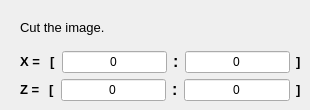
             <widget class="QWidget" name="tab_cut">
              <attribute name="title">
               <string>Cut</string>
              </attribute>
              <widget class="QWidget" name="layoutWidget">
               <property name="geometry">
                <rect>
                 <x>20</x>
                 <y>10</y>
                 <width>281</width>
                 <height>91</height>
                </rect>
               </property>
               <layout class="QVBoxLayout" name="verticalLayout_7">
                <item>
                 <widget class="QLabel" name="label_11">
                  <property name="text">
                   <string>&lt;html&gt;&lt;head/&gt;&lt;body&gt;&lt;p&gt;&lt;span style=&quot; font-size:10pt;&quot;&gt;Cut the image. &lt;/span&gt;&lt;/p&gt;&lt;/body&gt;&lt;/html&gt;</string>
                  </property>
                 </widget>
                </item>
                <item>
                 <layout class="QVBoxLayout" name="verticalLayout_4">
                  <item>
                   <layout class="QHBoxLayout" name="horizontalLayout_6">
                    <item>
                     <widget class="QLabel" name="label_8">
                      <property name="text">
                       <string>&lt;html&gt;&lt;head/&gt;&lt;body&gt;&lt;p&gt;&lt;span style=&quot; font-size:10pt; font-weight:600;&quot;&gt;X = &lt;/span&gt;&lt;/p&gt;&lt;/body&gt;&lt;/html&gt;</string>
                      </property>
                     </widget>
                    </item>
                    <item>
                     <widget class="QLabel" name="label_12">
                      <property name="text">
                       <string>&lt;html&gt;&lt;head/&gt;&lt;body&gt;&lt;p&gt;&lt;span style=&quot; font-size:10pt; font-weight:600;&quot;&gt;[&lt;/span&gt;&lt;/p&gt;&lt;/body&gt;&lt;/html&gt;</string>
                      </property>
                     </widget>
                    </item>
                    <item>
                     <widget class="QLineEdit" name="lineEdit_cut_xi">
                      <property name="mouseTracking">
                       <bool>false</bool>
                      </property>
                      <property name="text">
                       <string>0</string>
                      </property>
                      <property name="alignment">
                       <set>Qt::AlignCenter</set>
                      </property>
                     </widget>
                    </item>
                    <item>
                     <widget class="QLabel" name="label_10">
                      <property name="text">
                       <string>&lt;html&gt;&lt;head/&gt;&lt;body&gt;&lt;p&gt;&lt;span style=&quot; font-size:12pt; font-weight:600;&quot;&gt;:&lt;/span&gt;&lt;/p&gt;&lt;/body&gt;&lt;/html&gt;</string>
                      </property>
                     </widget>
                    </item>
                    <item>
                     <widget class="QLineEdit" name="lineEdit_cut_xf">
                      <property name="text">
                       <string>0</string>
                      </property>
                      <property name="alignment">
                       <set>Qt::AlignCenter</set>
                      </property>
                     </widget>
                    </item>
                    <item>
                     <widget class="QLabel" name="label_13">
                      <property name="text">
                       <string>&lt;html&gt;&lt;head/&gt;&lt;body&gt;&lt;p&gt;&lt;span style=&quot; font-size:10pt; font-weight:600;&quot;&gt;]&lt;/span&gt;&lt;/p&gt;&lt;/body&gt;&lt;/html&gt;</string>
                      </property>
                     </widget>
                    </item>
                   </layout>
                  </item>
                  <item>
                   <layout class="QHBoxLayout" name="horizontalLayout_7">
                    <item>
                     <widget class="QLabel" name="label_9">
                      <property name="text">
                       <string>&lt;html&gt;&lt;head/&gt;&lt;body&gt;&lt;p&gt;&lt;span style=&quot; font-size:10pt; font-weight:600;&quot;&gt;Z = &lt;/span&gt;&lt;/p&gt;&lt;/body&gt;&lt;/html&gt;</string>
                      </property>
                     </widget>
                    </item>
                    <item>
                     <widget class="QLabel" name="label_14">
                      <property name="text">
                       <string>&lt;html&gt;&lt;head/&gt;&lt;body&gt;&lt;p&gt;&lt;span style=&quot; font-size:10pt; font-weight:600;&quot;&gt;[&lt;/span&gt;&lt;/p&gt;&lt;/body&gt;&lt;/html&gt;</string>
                      </property>
                     </widget>
                    </item>
                    <item>
                     <widget class="QLineEdit" name="lineEdit_cut_zi">
                      <property name="text">
                       <string>0</string>
                      </property>
                      <property name="alignment">
                       <set>Qt::AlignCenter</set>
                      </property>
                     </widget>
                    </item>
                    <item>
                     <widget class="QLabel" name="label_15">
                      <property name="text">
                       <string>&lt;html&gt;&lt;head/&gt;&lt;body&gt;&lt;p&gt;&lt;span style=&quot; font-size:12pt; font-weight:600;&quot;&gt;:&lt;/span&gt;&lt;/p&gt;&lt;/body&gt;&lt;/html&gt;</string>
                      </property>
                     </widget>
                    </item>
                    <item>
                     <widget class="QLineEdit" name="lineEdit_cut_zf">
                      <property name="text">
                       <string>0</string>
                      </property>
                      <property name="alignment">
                       <set>Qt::AlignCenter</set>
                      </property>
                     </widget>
                    </item>
                    <item>
                     <widget class="QLabel" name="label_16">
                      <property name="text">
                       <string>&lt;html&gt;&lt;head/&gt;&lt;body&gt;&lt;p&gt;&lt;span style=&quot; font-size:10pt; font-weight:600;&quot;&gt;]&lt;/span&gt;&lt;/p&gt;&lt;/body&gt;&lt;/html&gt;</string>
                      </property>
                     </widget>
                    </item>
                   </layout>
                  </item>
                 </layout>
                </item>
               </layout>
              </widget>
             </widget>
